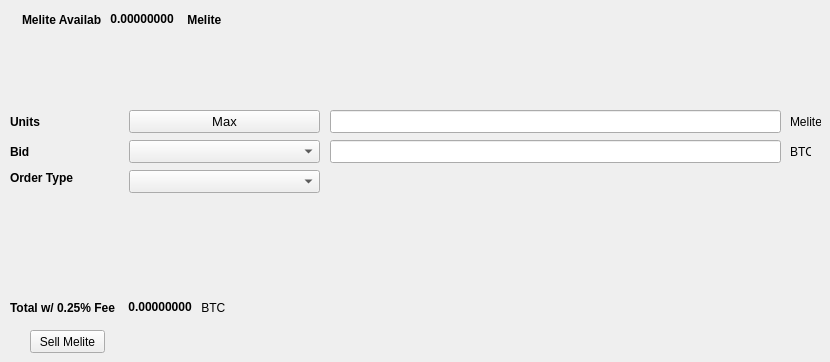
   <widget class="QWidget" name="SellTab">
    <attribute name="title">
     <string>Sell</string>
    </attribute>
    <widget class="QLabel" name="label_16">
     <property name="geometry">
      <rect>
       <x>790</x>
       <y>140</y>
       <width>21</width>
       <height>23</height>
      </rect>
     </property>
     <property name="text">
      <string>BTC</string>
     </property>
    </widget>
    <widget class="QComboBox" name="SellBidcomboBox">
     <property name="geometry">
      <rect>
       <x>129</x>
       <y>140</y>
       <width>191</width>
       <height>23</height>
      </rect>
     </property>
     <property name="font">
      <font>
       <pointsize>10</pointsize>
      </font>
     </property>
    </widget>
    <widget class="QLabel" name="label_18">
     <property name="geometry">
      <rect>
       <x>10</x>
       <y>110</y>
       <width>46</width>
       <height>23</height>
      </rect>
     </property>
     <property name="font">
      <font>
       <weight>75</weight>
       <bold>true</bold>
      </font>
     </property>
     <property name="text">
      <string>Units</string>
     </property>
    </widget>
    <widget class="QPushButton" name="Sell_Max_Amount">
     <property name="geometry">
      <rect>
       <x>129</x>
       <y>110</y>
       <width>191</width>
       <height>23</height>
      </rect>
     </property>
     <property name="font">
      <font>
       <pointsize>10</pointsize>
      </font>
     </property>
     <property name="text">
      <string>Max</string>
     </property>
    </widget>
    <widget class="QLabel" name="label_20">
     <property name="geometry">
      <rect>
       <x>10</x>
       <y>170</y>
       <width>71</width>
       <height>16</height>
      </rect>
     </property>
     <property name="font">
      <font>
       <weight>75</weight>
       <bold>true</bold>
      </font>
     </property>
     <property name="text">
      <string>Order Type</string>
     </property>
    </widget>
    <widget class="QComboBox" name="SellOrdertypeCombo">
     <property name="geometry">
      <rect>
       <x>129</x>
       <y>170</y>
       <width>191</width>
       <height>23</height>
      </rect>
     </property>
     <property name="font">
      <font>
       <pointsize>10</pointsize>
      </font>
     </property>
    </widget>
    <widget class="QLabel" name="label_21">
     <property name="geometry">
      <rect>
       <x>10</x>
       <y>140</y>
       <width>46</width>
       <height>23</height>
      </rect>
     </property>
     <property name="font">
      <font>
       <weight>75</weight>
       <bold>true</bold>
      </font>
     </property>
     <property name="text">
      <string>Bid</string>
     </property>
    </widget>
    <widget class="QLabel" name="label_22">
     <property name="geometry">
      <rect>
       <x>790</x>
       <y>110</y>
       <width>31</width>
       <height>23</height>
      </rect>
     </property>
     <property name="text">
      <string>Melite</string>
     </property>
    </widget>
    <widget class="QLineEdit" name="UnitsInputMelite">
     <property name="geometry">
      <rect>
       <x>330</x>
       <y>110</y>
       <width>451</width>
       <height>23</height>
      </rect>
     </property>
     <property name="font">
      <font>
       <pointsize>9</pointsize>
       <weight>75</weight>
       <bold>true</bold>
      </font>
     </property>
    </widget>
    <widget class="QLineEdit" name="SellBidPriceEdit">
     <property name="geometry">
      <rect>
       <x>330</x>
       <y>140</y>
       <width>451</width>
       <height>23</height>
      </rect>
     </property>
     <property name="font">
      <font>
       <pointsize>9</pointsize>
       <weight>75</weight>
       <bold>true</bold>
      </font>
     </property>
    </widget>
    <widget class="QPushButton" name="SellMeliteBTN">
     <property name="geometry">
      <rect>
       <x>30</x>
       <y>330</y>
       <width>75</width>
       <height>23</height>
      </rect>
     </property>
     <property name="text">
      <string>Sell Melite</string>
     </property>
    </widget>
    <widget class="QWidget" name="layoutWidget">
     <property name="geometry">
      <rect>
       <x>22</x>
       <y>12</y>
       <width>200</width>
       <height>15</height>
      </rect>
     </property>
     <layout class="QHBoxLayout" name="horizontalLayout">
      <item>
       <widget class="QLabel" name="label232_2">
        <property name="font">
         <font>
          <weight>75</weight>
          <bold>true</bold>
         </font>
        </property>
        <property name="text">
         <string>Melite Available:</string>
        </property>
       </widget>
      </item>
      <item>
       <widget class="QLabel" name="MeliteAvailableLabel">
        <property name="palette">
         <palette>
          <active>
           <colorrole role="WindowText">
            <brush brushstyle="SolidPattern">
             <color alpha="255">
              <red>0</red>
              <green>0</green>
              <blue>0</blue>
             </color>
            </brush>
           </colorrole>
           <colorrole role="Button">
            <brush brushstyle="SolidPattern">
             <color alpha="255">
              <red>0</red>
              <green>170</green>
              <blue>0</blue>
             </color>
            </brush>
           </colorrole>
           <colorrole role="Light">
            <brush brushstyle="SolidPattern">
             <color alpha="255">
              <red>0</red>
              <green>255</green>
              <blue>0</blue>
             </color>
            </brush>
           </colorrole>
           <colorrole role="Midlight">
            <brush brushstyle="SolidPattern">
             <color alpha="255">
              <red>0</red>
              <green>212</green>
              <blue>0</blue>
             </color>
            </brush>
           </colorrole>
           <colorrole role="Dark">
            <brush brushstyle="SolidPattern">
             <color alpha="255">
              <red>0</red>
              <green>85</green>
              <blue>0</blue>
             </color>
            </brush>
           </colorrole>
           <colorrole role="Mid">
            <brush brushstyle="SolidPattern">
             <color alpha="255">
              <red>0</red>
              <green>113</green>
              <blue>0</blue>
             </color>
            </brush>
           </colorrole>
           <colorrole role="Text">
            <brush brushstyle="SolidPattern">
             <color alpha="255">
              <red>0</red>
              <green>170</green>
              <blue>0</blue>
             </color>
            </brush>
           </colorrole>
           <colorrole role="BrightText">
            <brush brushstyle="SolidPattern">
             <color alpha="255">
              <red>255</red>
              <green>255</green>
              <blue>255</blue>
             </color>
            </brush>
           </colorrole>
           <colorrole role="ButtonText">
            <brush brushstyle="SolidPattern">
             <color alpha="255">
              <red>0</red>
              <green>0</green>
              <blue>0</blue>
             </color>
            </brush>
           </colorrole>
           <colorrole role="Base">
            <brush brushstyle="SolidPattern">
             <color alpha="255">
              <red>255</red>
              <green>255</green>
              <blue>255</blue>
             </color>
            </brush>
           </colorrole>
           <colorrole role="Window">
            <brush brushstyle="SolidPattern">
             <color alpha="255">
              <red>0</red>
              <green>170</green>
              <blue>0</blue>
             </color>
            </brush>
           </colorrole>
           <colorrole role="Shadow">
            <brush brushstyle="SolidPattern">
             <color alpha="255">
              <red>0</red>
              <green>0</green>
              <blue>0</blue>
             </color>
            </brush>
           </colorrole>
           <colorrole role="AlternateBase">
            <brush brushstyle="SolidPattern">
             <color alpha="255">
              <red>127</red>
              <green>212</green>
              <blue>127</blue>
             </color>
            </brush>
           </colorrole>
           <colorrole role="ToolTipBase">
            <brush brushstyle="SolidPattern">
             <color alpha="255">
              <red>255</red>
              <green>255</green>
              <blue>220</blue>
             </color>
            </brush>
           </colorrole>
           <colorrole role="ToolTipText">
            <brush brushstyle="SolidPattern">
             <color alpha="255">
              <red>0</red>
              <green>0</green>
              <blue>0</blue>
             </color>
            </brush>
           </colorrole>
          </active>
          <inactive>
           <colorrole role="WindowText">
            <brush brushstyle="SolidPattern">
             <color alpha="255">
              <red>0</red>
              <green>0</green>
              <blue>0</blue>
             </color>
            </brush>
           </colorrole>
           <colorrole role="Button">
            <brush brushstyle="SolidPattern">
             <color alpha="255">
              <red>0</red>
              <green>170</green>
              <blue>0</blue>
             </color>
            </brush>
           </colorrole>
           <colorrole role="Light">
            <brush brushstyle="SolidPattern">
             <color alpha="255">
              <red>0</red>
              <green>255</green>
              <blue>0</blue>
             </color>
            </brush>
           </colorrole>
           <colorrole role="Midlight">
            <brush brushstyle="SolidPattern">
             <color alpha="255">
              <red>0</red>
              <green>212</green>
              <blue>0</blue>
             </color>
            </brush>
           </colorrole>
           <colorrole role="Dark">
            <brush brushstyle="SolidPattern">
             <color alpha="255">
              <red>0</red>
              <green>85</green>
              <blue>0</blue>
             </color>
            </brush>
           </colorrole>
           <colorrole role="Mid">
            <brush brushstyle="SolidPattern">
             <color alpha="255">
              <red>0</red>
              <green>113</green>
              <blue>0</blue>
             </color>
            </brush>
           </colorrole>
           <colorrole role="Text">
            <brush brushstyle="SolidPattern">
             <color alpha="255">
              <red>0</red>
              <green>170</green>
              <blue>0</blue>
             </color>
            </brush>
           </colorrole>
           <colorrole role="BrightText">
            <brush brushstyle="SolidPattern">
             <color alpha="255">
              <red>255</red>
              <green>255</green>
              <blue>255</blue>
             </color>
            </brush>
           </colorrole>
           <colorrole role="ButtonText">
            <brush brushstyle="SolidPattern">
             <color alpha="255">
              <red>0</red>
              <green>0</green>
              <blue>0</blue>
             </color>
            </brush>
           </colorrole>
           <colorrole role="Base">
            <brush brushstyle="SolidPattern">
             <color alpha="255">
              <red>255</red>
              <green>255</green>
              <blue>255</blue>
             </color>
            </brush>
           </colorrole>
           <colorrole role="Window">
            <brush brushstyle="SolidPattern">
             <color alpha="255">
              <red>0</red>
              <green>170</green>
              <blue>0</blue>
             </color>
            </brush>
           </colorrole>
           <colorrole role="Shadow">
            <brush brushstyle="SolidPattern">
             <color alpha="255">
              <red>0</red>
              <green>0</green>
              <blue>0</blue>
             </color>
            </brush>
           </colorrole>
           <colorrole role="AlternateBase">
            <brush brushstyle="SolidPattern">
             <color alpha="255">
              <red>127</red>
              <green>212</green>
              <blue>127</blue>
             </color>
            </brush>
           </colorrole>
           <colorrole role="ToolTipBase">
            <brush brushstyle="SolidPattern">
             <color alpha="255">
              <red>255</red>
              <green>255</green>
              <blue>220</blue>
             </color>
            </brush>
           </colorrole>
           <colorrole role="ToolTipText">
            <brush brushstyle="SolidPattern">
             <color alpha="255">
              <red>0</red>
              <green>0</green>
              <blue>0</blue>
             </color>
            </brush>
           </colorrole>
          </inactive>
          <disabled>
           <colorrole role="WindowText">
            <brush brushstyle="SolidPattern">
             <color alpha="255">
              <red>0</red>
              <green>85</green>
              <blue>0</blue>
             </color>
            </brush>
           </colorrole>
           <colorrole role="Button">
            <brush brushstyle="SolidPattern">
             <color alpha="255">
              <red>0</red>
              <green>170</green>
              <blue>0</blue>
             </color>
            </brush>
           </colorrole>
           <colorrole role="Light">
            <brush brushstyle="SolidPattern">
             <color alpha="255">
              <red>0</red>
              <green>255</green>
              <blue>0</blue>
             </color>
            </brush>
           </colorrole>
           <colorrole role="Midlight">
            <brush brushstyle="SolidPattern">
             <color alpha="255">
              <red>0</red>
              <green>212</green>
              <blue>0</blue>
             </color>
            </brush>
           </colorrole>
           <colorrole role="Dark">
            <brush brushstyle="SolidPattern">
             <color alpha="255">
              <red>0</red>
              <green>85</green>
              <blue>0</blue>
             </color>
            </brush>
           </colorrole>
           <colorrole role="Mid">
            <brush brushstyle="SolidPattern">
             <color alpha="255">
              <red>0</red>
              <green>113</green>
              <blue>0</blue>
             </color>
            </brush>
           </colorrole>
           <colorrole role="Text">
            <brush brushstyle="SolidPattern">
             <color alpha="255">
              <red>0</red>
              <green>85</green>
              <blue>0</blue>
             </color>
            </brush>
           </colorrole>
           <colorrole role="BrightText">
            <brush brushstyle="SolidPattern">
             <color alpha="255">
              <red>255</red>
              <green>255</green>
              <blue>255</blue>
             </color>
            </brush>
           </colorrole>
           <colorrole role="ButtonText">
            <brush brushstyle="SolidPattern">
             <color alpha="255">
              <red>0</red>
              <green>85</green>
              <blue>0</blue>
             </color>
            </brush>
           </colorrole>
           <colorrole role="Base">
            <brush brushstyle="SolidPattern">
             <color alpha="255">
              <red>0</red>
              <green>170</green>
              <blue>0</blue>
             </color>
            </brush>
           </colorrole>
           <colorrole role="Window">
            <brush brushstyle="SolidPattern">
             <color alpha="255">
              <red>0</red>
              <green>170</green>
              <blue>0</blue>
             </color>
            </brush>
           </colorrole>
           <colorrole role="Shadow">
            <brush brushstyle="SolidPattern">
             <color alpha="255">
              <red>0</red>
              <green>0</green>
              <blue>0</blue>
             </color>
            </brush>
           </colorrole>
           <colorrole role="AlternateBase">
            <brush brushstyle="SolidPattern">
             <color alpha="255">
              <red>0</red>
              <green>170</green>
              <blue>0</blue>
             </color>
            </brush>
           </colorrole>
           <colorrole role="ToolTipBase">
            <brush brushstyle="SolidPattern">
             <color alpha="255">
              <red>255</red>
              <green>255</green>
              <blue>220</blue>
             </color>
            </brush>
           </colorrole>
           <colorrole role="ToolTipText">
            <brush brushstyle="SolidPattern">
             <color alpha="255">
              <red>0</red>
              <green>0</green>
              <blue>0</blue>
             </color>
            </brush>
           </colorrole>
          </disabled>
         </palette>
        </property>
        <property name="font">
         <font>
          <weight>75</weight>
          <bold>true</bold>
         </font>
        </property>
        <property name="text">
         <string> 0.00000000 </string>
        </property>
        <property name="textInteractionFlags">
         <set>Qt::LinksAccessibleByMouse|Qt::TextSelectableByKeyboard|Qt::TextSelectableByMouse</set>
        </property>
       </widget>
      </item>
      <item>
       <widget class="QLabel" name="labelMelite">
        <property name="font">
         <font>
          <weight>75</weight>
          <bold>true</bold>
         </font>
        </property>
        <property name="text">
         <string> Melite</string>
        </property>
       </widget>
      </item>
     </layout>
    </widget>
    <widget class="QWidget" name="layoutWidget">
     <property name="geometry">
      <rect>
       <x>10</x>
       <y>300</y>
       <width>218</width>
       <height>15</height>
      </rect>
     </property>
     <layout class="QHBoxLayout" name="horizontalLayout_2">
      <item>
       <widget class="QLabel" name="label_19">
        <property name="font">
         <font>
          <weight>75</weight>
          <bold>true</bold>
         </font>
        </property>
        <property name="text">
         <string>Total w/ 0.25% Fee </string>
        </property>
       </widget>
      </item>
      <item>
       <widget class="QLabel" name="SellCostLabel">
        <property name="palette">
         <palette>
          <active>
           <colorrole role="WindowText">
            <brush brushstyle="SolidPattern">
             <color alpha="255">
              <red>0</red>
              <green>0</green>
              <blue>0</blue>
             </color>
            </brush>
           </colorrole>
           <colorrole role="Button">
            <brush brushstyle="SolidPattern">
             <color alpha="255">
              <red>0</red>
              <green>170</green>
              <blue>0</blue>
             </color>
            </brush>
           </colorrole>
           <colorrole role="Light">
            <brush brushstyle="SolidPattern">
             <color alpha="255">
              <red>0</red>
              <green>255</green>
              <blue>0</blue>
             </color>
            </brush>
           </colorrole>
           <colorrole role="Midlight">
            <brush brushstyle="SolidPattern">
             <color alpha="255">
              <red>0</red>
              <green>212</green>
              <blue>0</blue>
             </color>
            </brush>
           </colorrole>
           <colorrole role="Dark">
            <brush brushstyle="SolidPattern">
             <color alpha="255">
              <red>0</red>
              <green>85</green>
              <blue>0</blue>
             </color>
            </brush>
           </colorrole>
           <colorrole role="Mid">
            <brush brushstyle="SolidPattern">
             <color alpha="255">
              <red>0</red>
              <green>113</green>
              <blue>0</blue>
             </color>
            </brush>
           </colorrole>
           <colorrole role="Text">
            <brush brushstyle="SolidPattern">
             <color alpha="255">
              <red>0</red>
              <green>170</green>
              <blue>0</blue>
             </color>
            </brush>
           </colorrole>
           <colorrole role="BrightText">
            <brush brushstyle="SolidPattern">
             <color alpha="255">
              <red>255</red>
              <green>255</green>
              <blue>255</blue>
             </color>
            </brush>
           </colorrole>
           <colorrole role="ButtonText">
            <brush brushstyle="SolidPattern">
             <color alpha="255">
              <red>0</red>
              <green>0</green>
              <blue>0</blue>
             </color>
            </brush>
           </colorrole>
           <colorrole role="Base">
            <brush brushstyle="SolidPattern">
             <color alpha="255">
              <red>255</red>
              <green>255</green>
              <blue>255</blue>
             </color>
            </brush>
           </colorrole>
           <colorrole role="Window">
            <brush brushstyle="SolidPattern">
             <color alpha="255">
              <red>0</red>
              <green>170</green>
              <blue>0</blue>
             </color>
            </brush>
           </colorrole>
           <colorrole role="Shadow">
            <brush brushstyle="SolidPattern">
             <color alpha="255">
              <red>0</red>
              <green>0</green>
              <blue>0</blue>
             </color>
            </brush>
           </colorrole>
           <colorrole role="AlternateBase">
            <brush brushstyle="SolidPattern">
             <color alpha="255">
              <red>127</red>
              <green>212</green>
              <blue>127</blue>
             </color>
            </brush>
           </colorrole>
           <colorrole role="ToolTipBase">
            <brush brushstyle="SolidPattern">
             <color alpha="255">
              <red>255</red>
              <green>255</green>
              <blue>220</blue>
             </color>
            </brush>
           </colorrole>
           <colorrole role="ToolTipText">
            <brush brushstyle="SolidPattern">
             <color alpha="255">
              <red>0</red>
              <green>0</green>
              <blue>0</blue>
             </color>
            </brush>
           </colorrole>
          </active>
          <inactive>
           <colorrole role="WindowText">
            <brush brushstyle="SolidPattern">
             <color alpha="255">
              <red>0</red>
              <green>0</green>
              <blue>0</blue>
             </color>
            </brush>
           </colorrole>
           <colorrole role="Button">
            <brush brushstyle="SolidPattern">
             <color alpha="255">
              <red>0</red>
              <green>170</green>
              <blue>0</blue>
             </color>
            </brush>
           </colorrole>
           <colorrole role="Light">
            <brush brushstyle="SolidPattern">
             <color alpha="255">
              <red>0</red>
              <green>255</green>
              <blue>0</blue>
             </color>
            </brush>
           </colorrole>
           <colorrole role="Midlight">
            <brush brushstyle="SolidPattern">
             <color alpha="255">
              <red>0</red>
              <green>212</green>
              <blue>0</blue>
             </color>
            </brush>
           </colorrole>
           <colorrole role="Dark">
            <brush brushstyle="SolidPattern">
             <color alpha="255">
              <red>0</red>
              <green>85</green>
              <blue>0</blue>
             </color>
            </brush>
           </colorrole>
           <colorrole role="Mid">
            <brush brushstyle="SolidPattern">
             <color alpha="255">
              <red>0</red>
              <green>113</green>
              <blue>0</blue>
             </color>
            </brush>
           </colorrole>
           <colorrole role="Text">
            <brush brushstyle="SolidPattern">
             <color alpha="255">
              <red>0</red>
              <green>170</green>
              <blue>0</blue>
             </color>
            </brush>
           </colorrole>
           <colorrole role="BrightText">
            <brush brushstyle="SolidPattern">
             <color alpha="255">
              <red>255</red>
              <green>255</green>
              <blue>255</blue>
             </color>
            </brush>
           </colorrole>
           <colorrole role="ButtonText">
            <brush brushstyle="SolidPattern">
             <color alpha="255">
              <red>0</red>
              <green>0</green>
              <blue>0</blue>
             </color>
            </brush>
           </colorrole>
           <colorrole role="Base">
            <brush brushstyle="SolidPattern">
             <color alpha="255">
              <red>255</red>
              <green>255</green>
              <blue>255</blue>
             </color>
            </brush>
           </colorrole>
           <colorrole role="Window">
            <brush brushstyle="SolidPattern">
             <color alpha="255">
              <red>0</red>
              <green>170</green>
              <blue>0</blue>
             </color>
            </brush>
           </colorrole>
           <colorrole role="Shadow">
            <brush brushstyle="SolidPattern">
             <color alpha="255">
              <red>0</red>
              <green>0</green>
              <blue>0</blue>
             </color>
            </brush>
           </colorrole>
           <colorrole role="AlternateBase">
            <brush brushstyle="SolidPattern">
             <color alpha="255">
              <red>127</red>
              <green>212</green>
              <blue>127</blue>
             </color>
            </brush>
           </colorrole>
           <colorrole role="ToolTipBase">
            <brush brushstyle="SolidPattern">
             <color alpha="255">
              <red>255</red>
              <green>255</green>
              <blue>220</blue>
             </color>
            </brush>
           </colorrole>
           <colorrole role="ToolTipText">
            <brush brushstyle="SolidPattern">
             <color alpha="255">
              <red>0</red>
              <green>0</green>
              <blue>0</blue>
             </color>
            </brush>
           </colorrole>
          </inactive>
          <disabled>
           <colorrole role="WindowText">
            <brush brushstyle="SolidPattern">
             <color alpha="255">
              <red>0</red>
              <green>85</green>
              <blue>0</blue>
             </color>
            </brush>
           </colorrole>
           <colorrole role="Button">
            <brush brushstyle="SolidPattern">
             <color alpha="255">
              <red>0</red>
              <green>170</green>
              <blue>0</blue>
             </color>
            </brush>
           </colorrole>
           <colorrole role="Light">
            <brush brushstyle="SolidPattern">
             <color alpha="255">
              <red>0</red>
              <green>255</green>
              <blue>0</blue>
             </color>
            </brush>
           </colorrole>
           <colorrole role="Midlight">
            <brush brushstyle="SolidPattern">
             <color alpha="255">
              <red>0</red>
              <green>212</green>
              <blue>0</blue>
             </color>
            </brush>
           </colorrole>
           <colorrole role="Dark">
            <brush brushstyle="SolidPattern">
             <color alpha="255">
              <red>0</red>
              <green>85</green>
              <blue>0</blue>
             </color>
            </brush>
           </colorrole>
           <colorrole role="Mid">
            <brush brushstyle="SolidPattern">
             <color alpha="255">
              <red>0</red>
              <green>113</green>
              <blue>0</blue>
             </color>
            </brush>
           </colorrole>
           <colorrole role="Text">
            <brush brushstyle="SolidPattern">
             <color alpha="255">
              <red>0</red>
              <green>85</green>
              <blue>0</blue>
             </color>
            </brush>
           </colorrole>
           <colorrole role="BrightText">
            <brush brushstyle="SolidPattern">
             <color alpha="255">
              <red>255</red>
              <green>255</green>
              <blue>255</blue>
             </color>
            </brush>
           </colorrole>
           <colorrole role="ButtonText">
            <brush brushstyle="SolidPattern">
             <color alpha="255">
              <red>0</red>
              <green>85</green>
              <blue>0</blue>
             </color>
            </brush>
           </colorrole>
           <colorrole role="Base">
            <brush brushstyle="SolidPattern">
             <color alpha="255">
              <red>0</red>
              <green>170</green>
              <blue>0</blue>
             </color>
            </brush>
           </colorrole>
           <colorrole role="Window">
            <brush brushstyle="SolidPattern">
             <color alpha="255">
              <red>0</red>
              <green>170</green>
              <blue>0</blue>
             </color>
            </brush>
           </colorrole>
           <colorrole role="Shadow">
            <brush brushstyle="SolidPattern">
             <color alpha="255">
              <red>0</red>
              <green>0</green>
              <blue>0</blue>
             </color>
            </brush>
           </colorrole>
           <colorrole role="AlternateBase">
            <brush brushstyle="SolidPattern">
             <color alpha="255">
              <red>0</red>
              <green>170</green>
              <blue>0</blue>
             </color>
            </brush>
           </colorrole>
           <colorrole role="ToolTipBase">
            <brush brushstyle="SolidPattern">
             <color alpha="255">
              <red>255</red>
              <green>255</green>
              <blue>220</blue>
             </color>
            </brush>
           </colorrole>
           <colorrole role="ToolTipText">
            <brush brushstyle="SolidPattern">
             <color alpha="255">
              <red>0</red>
              <green>0</green>
              <blue>0</blue>
             </color>
            </brush>
           </colorrole>
          </disabled>
         </palette>
        </property>
        <property name="font">
         <font>
          <weight>75</weight>
          <bold>true</bold>
         </font>
        </property>
        <property name="autoFillBackground">
         <bool>false</bool>
        </property>
        <property name="text">
         <string> 0.00000000</string>
        </property>
        <property name="textInteractionFlags">
         <set>Qt::LinksAccessibleByMouse|Qt::TextSelectableByMouse</set>
        </property>
       </widget>
      </item>
      <item>
       <widget class="QLabel" name="label_17">
        <property name="font">
         <font>
          <weight>50</weight>
          <bold>false</bold>
         </font>
        </property>
        <property name="text">
         <string> BTC</string>
        </property>
       </widget>
      </item>
     </layout>
    </widget>
   </widget>
